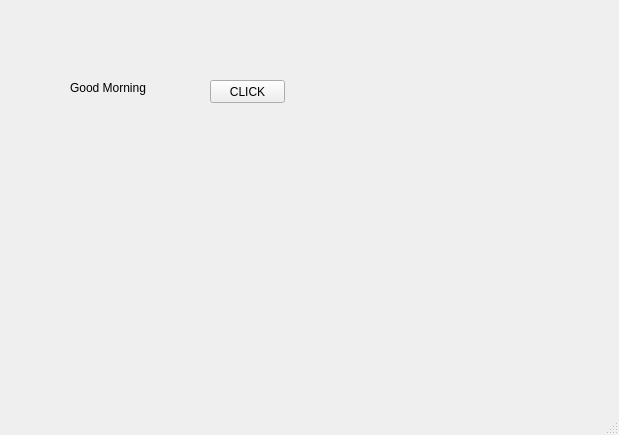
<?xml version="1.0" encoding="UTF-8"?>
<ui version="4.0">
 <class>MainWindow</class>
 <widget class="QMainWindow" name="MainWindow">
  <property name="geometry">
   <rect>
    <x>0</x>
    <y>0</y>
    <width>619</width>
    <height>435</height>
   </rect>
  </property>
  <property name="windowTitle">
   <string>MainWindow</string>
  </property>
  <widget class="QWidget" name="centralwidget">
   <widget class="QLabel" name="lbl">
    <property name="geometry">
     <rect>
      <x>70</x>
      <y>80</y>
      <width>111</width>
      <height>16</height>
     </rect>
    </property>
    <property name="text">
     <string>Good Morning</string>
    </property>
   </widget>
   <widget class="QPushButton" name="btn">
    <property name="geometry">
     <rect>
      <x>210</x>
      <y>80</y>
      <width>75</width>
      <height>23</height>
     </rect>
    </property>
    <property name="text">
     <string>CLICK</string>
    </property>
   </widget>
  </widget>
  <widget class="QMenuBar" name="menubar">
   <property name="geometry">
    <rect>
     <x>0</x>
     <y>0</y>
     <width>619</width>
     <height>21</height>
    </rect>
   </property>
  </widget>
  <widget class="QStatusBar" name="statusbar"/>
 </widget>
 <resources/>
 <connections/>
</ui>
